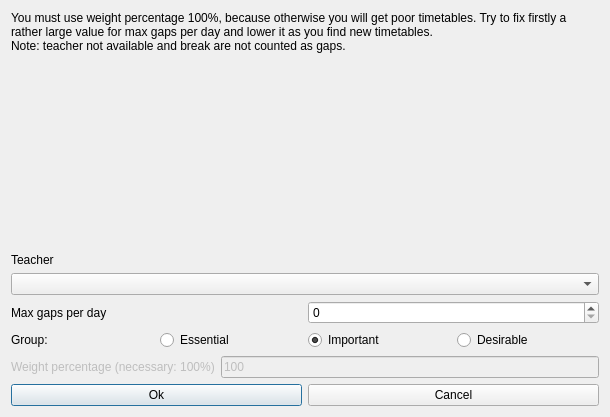
<?xml version="1.0" encoding="UTF-8"?>
<ui version="4.0">
 <class>ModifyConstraintTeacherMaxGapsPerDayForm_template</class>
 <widget class="QDialog" name="ModifyConstraintTeacherMaxGapsPerDayForm_template">
  <property name="geometry">
   <rect>
    <x>0</x>
    <y>0</y>
    <width>610</width>
    <height>417</height>
   </rect>
  </property>
  <property name="windowTitle">
   <string extracomment="This is the title of the dialog to modify a constraint of this type">Modify teacher max gaps per day</string>
  </property>
  <layout class="QVBoxLayout" name="verticalLayout_2">
   <item>
    <widget class="QLabel" name="weightTextLabel_2">
     <property name="sizePolicy">
      <sizepolicy hsizetype="Minimum" vsizetype="Minimum">
       <horstretch>0</horstretch>
       <verstretch>0</verstretch>
      </sizepolicy>
     </property>
     <property name="frameShape">
      <enum>QFrame::NoFrame</enum>
     </property>
     <property name="frameShadow">
      <enum>QFrame::Plain</enum>
     </property>
     <property name="text">
      <string>You must use weight percentage 100%, because otherwise you will get poor timetables. Try to fix firstly a rather large value for max gaps per day and lower it as you find new timetables.
Note: teacher not available and break are not counted as gaps.</string>
     </property>
     <property name="wordWrap">
      <bool>true</bool>
     </property>
    </widget>
   </item>
   <item>
    <spacer name="spacer4">
     <property name="orientation">
      <enum>Qt::Vertical</enum>
     </property>
     <property name="sizeType">
      <enum>QSizePolicy::Expanding</enum>
     </property>
     <property name="sizeHint" stdset="0">
      <size>
       <width>99</width>
       <height>99</height>
      </size>
     </property>
    </spacer>
   </item>
   <item>
    <layout class="QVBoxLayout" name="verticalLayout">
     <item>
      <widget class="QLabel" name="teacherTextLabel">
       <property name="frameShape">
        <enum>QFrame::NoFrame</enum>
       </property>
       <property name="frameShadow">
        <enum>QFrame::Plain</enum>
       </property>
       <property name="text">
        <string>Teacher</string>
       </property>
       <property name="wordWrap">
        <bool>false</bool>
       </property>
      </widget>
     </item>
     <item>
      <widget class="QComboBox" name="teachersComboBox">
       <property name="editable">
        <bool>false</bool>
       </property>
       <property name="insertPolicy">
        <enum>QComboBox::NoInsert</enum>
       </property>
       <property name="autoCompletion">
        <bool>false</bool>
       </property>
       <property name="duplicatesEnabled">
        <bool>false</bool>
       </property>
      </widget>
     </item>
    </layout>
   </item>
   <item>
    <layout class="QHBoxLayout" name="horizontalLayout">
     <item>
      <widget class="QLabel" name="textLabel1">
       <property name="text">
        <string>Max gaps per day</string>
       </property>
       <property name="wordWrap">
        <bool>false</bool>
       </property>
      </widget>
     </item>
     <item>
      <widget class="QSpinBox" name="maxGapsSpinBox"/>
     </item>
    </layout>
   </item>
   <item>
    <layout class="QHBoxLayout" name="horizontalLayout_4">
     <item>
      <widget class="QLabel" name="groupTextLabel">
       <property name="text">
        <string>Group:</string>
       </property>
      </widget>
     </item>
     <item>
      <widget class="QRadioButton" name="essentialRadioButton">
       <property name="text">
        <string>Essential</string>
       </property>
      </widget>
     </item>
     <item>
      <widget class="QRadioButton" name="importantRadioButton">
       <property name="text">
        <string>Important</string>
       </property>
       <property name="checked">
        <bool>true</bool>
       </property>
      </widget>
     </item>
     <item>
      <widget class="QRadioButton" name="desirableRadioButton">
       <property name="text">
        <string>Desirable</string>
       </property>
      </widget>
     </item>
    </layout>
   </item>
   <item>
    <layout class="QHBoxLayout" name="horizontalLayout_2">
     <item>
      <widget class="QLabel" name="weightTextLabel">
       <property name="enabled">
        <bool>false</bool>
       </property>
       <property name="frameShape">
        <enum>QFrame::NoFrame</enum>
       </property>
       <property name="frameShadow">
        <enum>QFrame::Plain</enum>
       </property>
       <property name="text">
        <string>Weight percentage (necessary: 100%)</string>
       </property>
       <property name="wordWrap">
        <bool>false</bool>
       </property>
      </widget>
     </item>
     <item>
      <widget class="QLineEdit" name="weightLineEdit">
       <property name="enabled">
        <bool>false</bool>
       </property>
       <property name="text">
        <string notr="true">100</string>
       </property>
      </widget>
     </item>
    </layout>
   </item>
   <item>
    <layout class="QHBoxLayout">
     <item>
      <widget class="QPushButton" name="okPushButton">
       <property name="text">
        <string>Ok</string>
       </property>
      </widget>
     </item>
     <item>
      <widget class="QPushButton" name="cancelPushButton">
       <property name="text">
        <string>Cancel</string>
       </property>
      </widget>
     </item>
    </layout>
   </item>
  </layout>
 </widget>
 <layoutdefault spacing="6" margin="11"/>
 <resources/>
 <connections/>
</ui>
